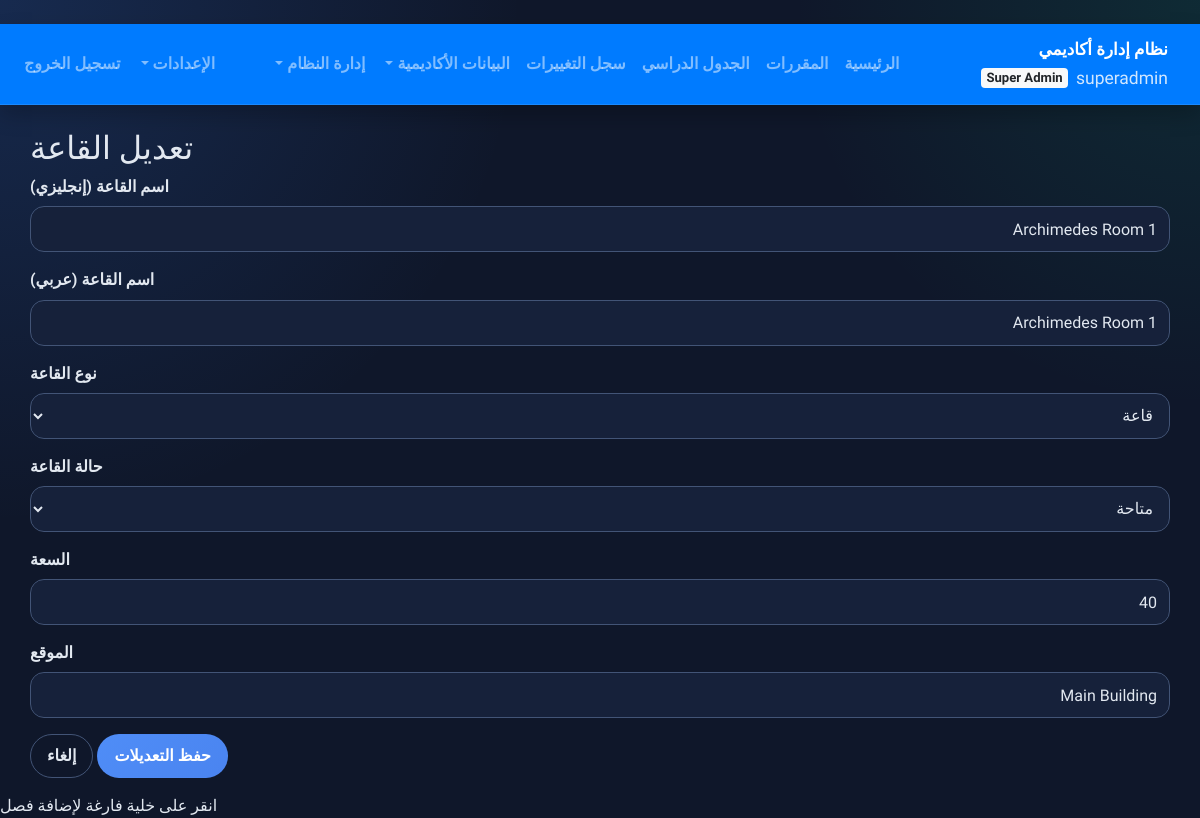
Screenshot of /rooms/11/edit (signed in) with the database file from the repository.
### tables this page shows
CREATE TABLE rooms (
    id INTEGER PRIMARY KEY AUTOINCREMENT,
    name TEXT UNIQUE NOT NULL,
    capacity INTEGER,
    location TEXT,
    created_at TIMESTAMP DEFAULT CURRENT_TIMESTAMP
, name_ar TEXT, type TEXT DEFAULT "قاعة", status TEXT DEFAULT "متاحة");

### routes/rooms.py (the view, shortened to what this page needs)
@rooms_bp.route('/<int:id>/edit', methods=['GET', 'POST'])
@login_required
@super_admin_required
def edit_room(id):
    conn = db.get_db()
    room = conn.execute('SELECT * FROM rooms WHERE id = ?', (id,)).fetchone()
    if not room:
        flash('القاعة غير موجودة', 'danger')
        return redirect(url_for('rooms.list_rooms'))
    return render_template('rooms/edit.html', room=room)

### db.py (called while the page is built)
def _get_column_names(conn, table_name):
    rows = conn.execute(f'PRAGMA table_info({table_name})').fetchall()
    return {row[1] for row in rows}

def _ensure_history_table(conn):
    conn.execute(
        """
        CREATE TABLE IF NOT EXISTS history (
            id INTEGER PRIMARY KEY AUTOINCREMENT,
            action TEXT NOT NULL,
            entity_type TEXT NOT NULL,
            entity_id INTEGER,
            actor_user_id INTEGER,
            actor_username TEXT,
            message TEXT,
            old_value TEXT,
            new_value TEXT,
            created_at TIMESTAMP DEFAULT CURRENT_TIMESTAMP
        )
        """
    )
    conn.execute(
        """
        CREATE INDEX IF NOT EXISTS idx_history_created_at
        ON history(created_at DESC)
        """
    )

def get_db():
    db = getattr(g, '_database', None)
    if db is None:
        db = g._database = sqlite3.connect(DATABASE)
        db.text_factory = str
        db.row_factory = sqlite3.Row
        db.execute('PRAGMA foreign_keys = ON')
        ensure_schema(db)
    return db

### routes/__init__.py (called while the page is built)
def login_required(view):
    @wraps(view)
    def wrapped(*args, **kwargs):
        if 'user_id' not in session:
            flash('يجب تسجيل الدخول أولاً.', 'danger')
            return redirect(url_for('auth.login'))
        return view(*args, **kwargs)
    return wrapped

def role_required(*allowed_roles):
    def decorator(view):
        @wraps(view)
        def wrapped(*args, **kwargs):
            if session.get('role') not in allowed_roles:
                flash('ليس لديك صلاحية الوصول إلى هذه الصفحة.', 'danger')
                return redirect(url_for('auth.dashboard'))
            return view(*args, **kwargs)
        return wrapped
    return decorator

### templates/rooms/edit.html (shortened to what this page needs)
{% extends 'base.html' %}
{% block content %}
<div class="container mt-4">
    <h2>تعديل القاعة</h2>
    <form method="post">
        <div class="form-group">
            <label>اسم القاعة (إنجليزي)</label>
            <input type="text" class="form-control" name="name" value="{{ room.name }}" required>
        </div>
        <div class="form-group">
            <label>اسم القاعة (عربي)</label>
            <input type="text" class="form-control" name="name_ar" value="{{ room.name_ar }}">
        </div>
        <div class="form-group">
            <label>نوع القاعة</label>
            <select class="form-control" name="type" required>
                <option value="قاعة" {% if room.type == 'قاعة' %}selected{% endif %}>قاعة</option>
            </select>
        </div>
        <div class="form-group">
            <label>حالة القاعة</label>
            <select class="form-control" name="status" required>
                <option value="متاحة" {% if room.status == 'متاحة' %}selected{% endif %}>متاحة</option>
            </select>
        </div>
        <div class="form-group">
            <label>السعة</label>
            <input type="number" class="form-control" name="capacity" value="{{ room.capacity }}">
        </div>
        <div class="form-group">
            <label>الموقع</label>
            <input type="text" class="form-control" name="location" value="{{ room.location }}">
        </div>
        <button type="submit" class="btn btn-primary">حفظ التعديلات</button>
        <a href="{{ url_for('rooms.list_rooms') }}" class="btn btn-secondary">إلغاء</a>
    </form>
</div>
{% endblock %}

### static/css/style.css (style rules this page uses)
body.dark { --bg: #0f172a; --bg-accent: radial-gradient(circle at top left, rgba(59, 130, 246, 0.18), transparent 36%), radial-gradient(circle at top right, rgba(16, 185, 129, 0.12), transparent 28%), #0f172a; --text: #e2e8f0; --muted: #94a3b8; --surface: #16213a; --surface-2: #1f2a44; --border: #31405c; --border-strong: #425476; --accent: #4f8df7; --accent-2: #22c55e; --accent-contrast: #ffffff; --shadow: 0 16px 34px rgba(0, 0, 0, 0.28); --shadow-soft: 0 10px 20px rgba(0, 0, 0, 0.22); }
html { scroll-behavior: smooth; }
body { background: var(--bg-accent); color: var(--text); font-family: 'Tajawal', 'Segoe UI', system-ui, -apple-system, BlinkMacSystemFont, sans-serif; transition: background 0.3s ease, color 0.3s ease; }
body.font-medium { font-size: 16px; }
.container { max-width: 1320px; }
.btn { border-radius: 999px; font-weight: 600; padding: 0.55rem 1rem; border-width: 1px; box-shadow: none !important; }
.btn-primary { background: linear-gradient(135deg, var(--accent), #4a84f0); border-color: transparent; }
.btn-outline-secondary, .btn-secondary { color: var(--text); border-color: var(--border-strong); background: transparent; }
.form-control, .form-select, .custom-select { min-height: 46px; border-radius: 14px; border-color: var(--border-strong); background-color: var(--surface); color: var(--text); }
label { font-weight: 700; margin-bottom: 0.45rem; }

### templates/base.html (style rules this page uses)
body { font-family: 'Tajawal', sans-serif; }

### rows the page displays
rooms: name "Archimedes Room 1", name_ar "Archimedes Room 1", type "قاعة", status "متاحة", capacity "40", location "Main Building"

### other values shown
{{ session.get('username') }} "superadmin"
{{ 'Super Admin' if role == 'super_admin' else 'Admin' }} "Super Admin"
